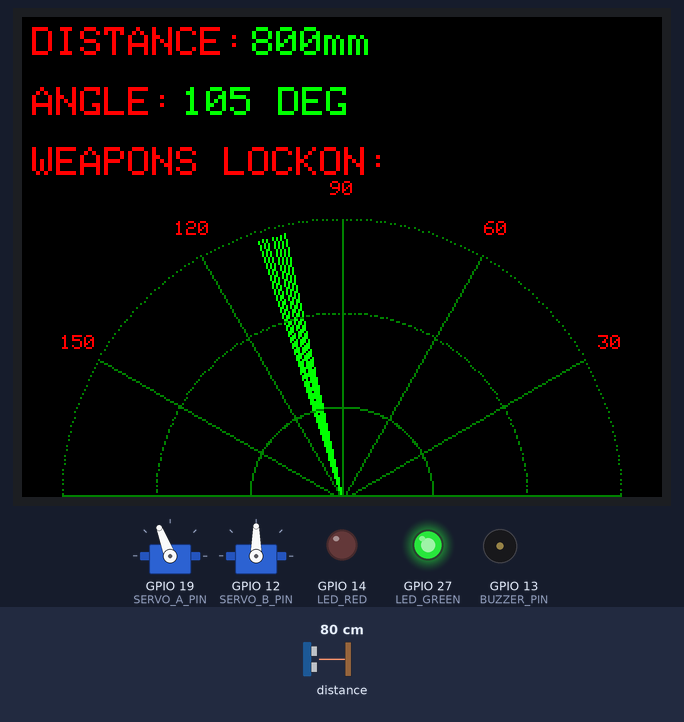
A sketch run on a simulated ESP32. On the bench: 320×240 colour display, 2 × servo, output pins drawn as LEDs (lit = HIGH), buzzer (waves = sounding). Dashed ring = blinking. The inputs (shaded band) are chosen by the test bench; at power-on: distance to the obstacle 80 cm.

Above: at 19.9 s.
20.0 s: distance to the obstacle set to 4 cm
At 20.74 s:
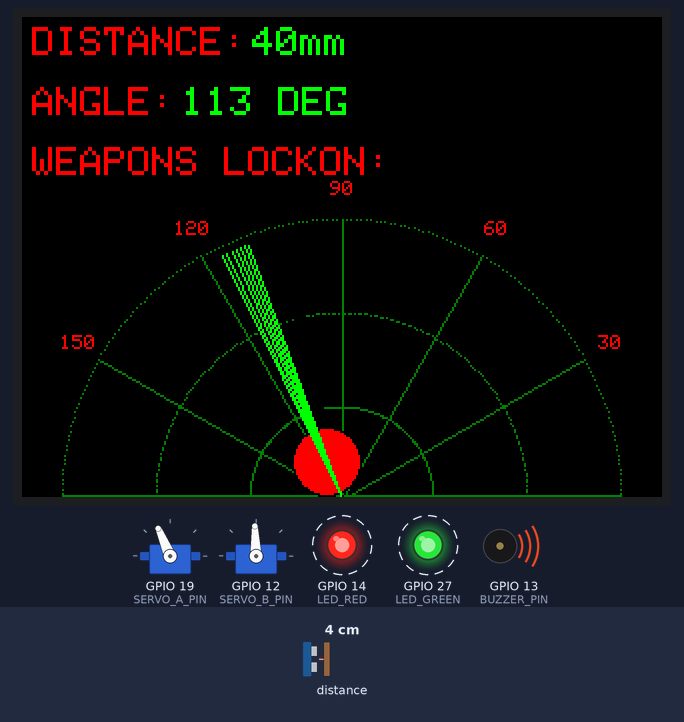
22.7 s: distance to the obstacle set to 9 cm
At 23.12 s:
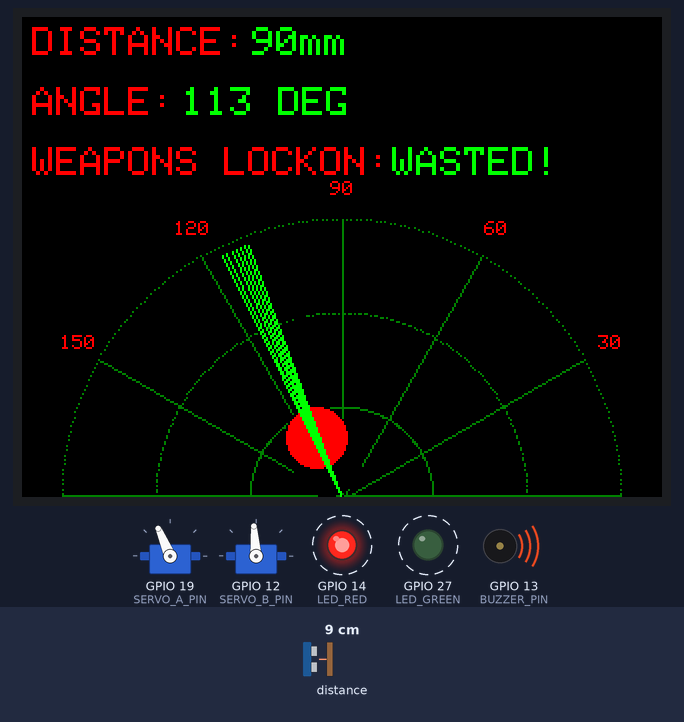
25.7 s: distance to the obstacle set to 60 cm
At 26.81 s:
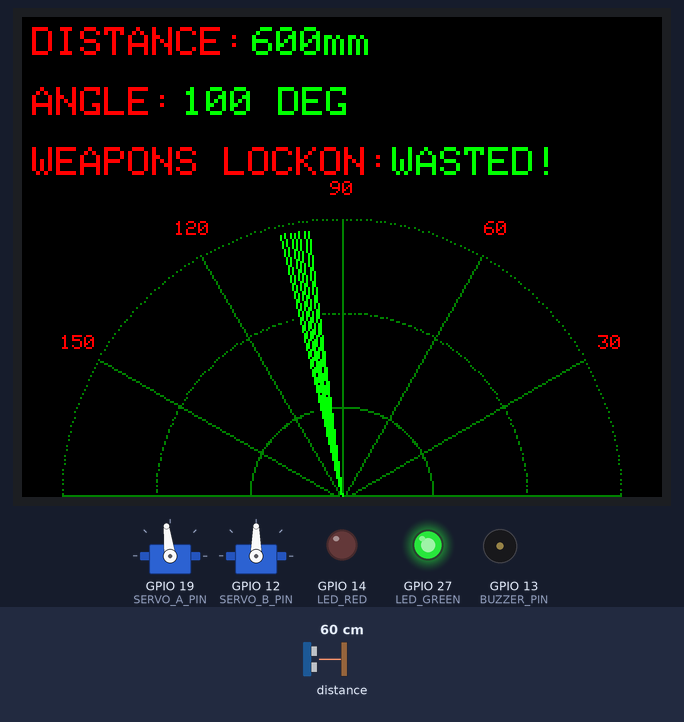
28.7 s: distance to the obstacle set to 18 cm
At 29.46 s:
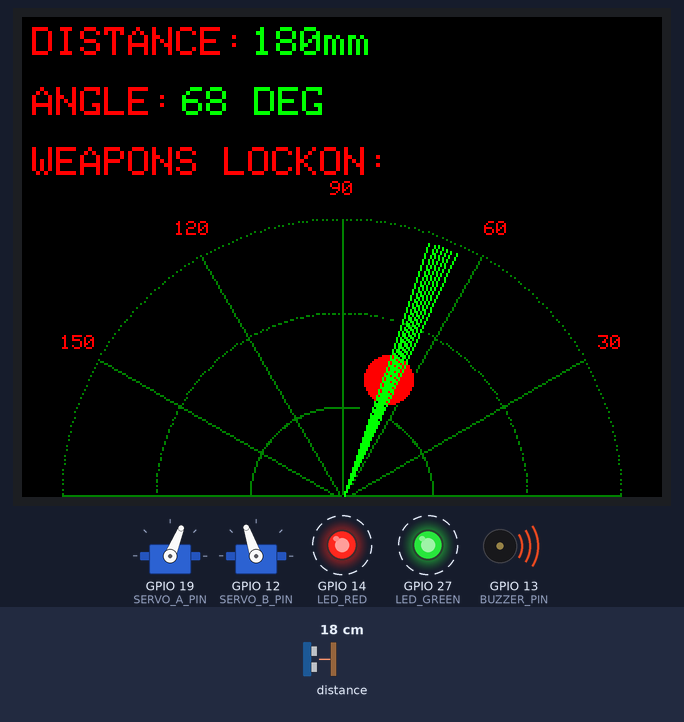
31.7 s: distance to the obstacle set to 35 cm
At 33.45 s:
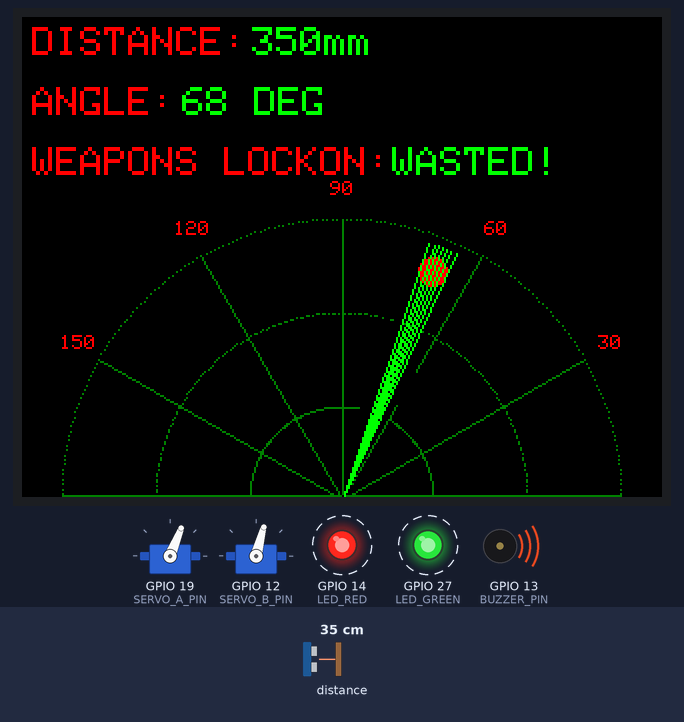
Timing chart, 0 to 35.7 s (numbered marks = the images above; inputs shaded):
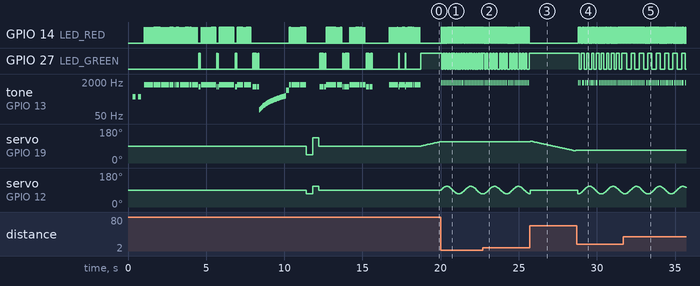

The sketch:

CyberDyne_CIWS.ino
```cpp
#include <SPI.h>
#include <Adafruit_GFX.h>
#include <Adafruit_ST7789.h>
#include <ESP32Servo.h>
#include <Wire.h>
#include <Adafruit_VL53L1X.h>

#define TFT_CS 5
#define TFT_DC 2
#define TFT_RST 4
#define BUZZER_PIN 13
#define BUZZ_CH 0
#define LED_RED 14
#define LED_GREEN 27
#define SERVO_A_PIN 19
#define SERVO_B_PIN 12

Adafruit_ST7789 tft = Adafruit_ST7789(TFT_CS, TFT_DC, TFT_RST);
Servo servoA, servoB;
Adafruit_VL53L1X vl53;

int cx = 160, cy = 241, maxR = 140;
int currentAngle = 90, lastAngle = 90;
int vertAngle = 90;
bool sweepingForward = true;
bool targetLocked = false;
unsigned long lockStartTime = 0;
const unsigned long LOCK_DURATION = 7000;

uint16_t lastGoodDistance = 0;
int lx = 0, ly = 0, lr = 0;
float vertStep = 0;

uint16_t RADAR_GREEN = 0x0400;
uint16_t BRIGHT_GREEN = 0x07E0;
uint16_t TARGET_RED = 0xF800;

float deg2rad(int d) { return d * 0.0174532925; }
void playTone(int f) { ledcWriteTone(BUZZ_CH, f); }

void beepRed() {
  digitalWrite(LED_RED, HIGH); playTone(1500); delay(20); playTone(0); digitalWrite(LED_RED, LOW);
}

void beepGreen() {
  digitalWrite(LED_GREEN, HIGH); playTone(1200); delay(25); playTone(0); digitalWrite(LED_GREEN, LOW);
}

void flashScreen(int n) {
  for (int i = 0; i < n; i++) {
    tft.fillScreen(TARGET_RED); playTone(400); delay(100);
    tft.fillScreen(0x0000); playTone(0); delay(100);
  }
}

void typeLine(const char* s, int x, int y, uint16_t c) {
  tft.setCursor(x, y); tft.setTextColor(c); tft.setTextSize(2);
  for (int i = 0; s[i]; i++) {
    tft.print(s[i]);
    if (s[i] != ' ') (c == TARGET_RED) ? beepRed() : beepGreen();
    delay(45);
  }
}

void printWord(const char* w) {
  tft.setTextColor(BRIGHT_GREEN);
  for (int i = 0; w[i]; i++) {
    tft.print(w[i]);
    if (w[i] != ' ') beepGreen();
    delay(45);
  }
}

void clearWithBeams() {
  for (int y = 0; y < 120; y += 2) {
    tft.fillRect(0, y, 320, 3, TARGET_RED);
    tft.fillRect(0, 240 - y - 3, 320, 3, TARGET_RED);
    if (y % 4 == 0) playTone(100 + (y * 3));
    delay(25);
    tft.fillRect(0, y, 320, 3, 0x0000);
    tft.fillRect(0, 240 - y - 3, 320, 3, 0x0000);
  }
  playTone(800); delay(200); playTone(0);
}

void drawRadarGUI() {
  int rings[] = {maxR, maxR * 2 / 3, maxR / 3};
  for (int i = 0; i < 3; i++) {
    for (int a = 0; a <= 180; a++) {
      float r = deg2rad(a);
      tft.drawPixel(cx + cos(r) * rings[i], cy - sin(r) * rings[i], RADAR_GREEN);
    }
  }
  tft.fillRect(cx - maxR, cy - 2, maxR * 2, 3, RADAR_GREEN);
  int b[] = {30, 60, 90, 120, 150};
  for (int i = 0; i < 5; i++) {
    float r = deg2rad(b[i]);
    int xE = cx + cos(r) * maxR;
    int yE = cy - sin(r) * maxR;
    tft.drawLine(cx, cy, xE, yE, RADAR_GREEN);
    int tx = cx + cos(r) * (maxR + 15);
    int ty = cy - sin(r) * (maxR + 15);
    tft.setCursor(tx - 6, ty - 4);
    tft.setTextColor(TARGET_RED); tft.setTextSize(1); tft.print(b[i]);
  }
}

void drawFan(int a, uint16_t c) {
  for (float i = -3.5; i <= 3.5; i += 1.0) {
    float r = deg2rad(a + (int)i);
    int x = cx + cos(r) * (maxR - 5);
    int y = cy - sin(r) * (maxR - 5);
    tft.drawLine(cx, cy, x, y, c);
  }
}

void setup() {
  Wire.begin();
  vl53.begin(0x29, &Wire);
  vl53.setTimingBudget(20);
  vl53.startRanging();

  tft.init(240, 320); tft.setRotation(3); tft.fillScreen(0x0000);
  ledcSetup(BUZZ_CH, 2000, 8); ledcAttachPin(BUZZER_PIN, BUZZ_CH);

  ESP32PWM::allocateTimer(3);
  servoA.attach(SERVO_A_PIN, 500, 2400);
  servoB.attach(SERVO_B_PIN, 500, 2400);
  servoA.write(90); servoB.write(90);

  pinMode(LED_RED, OUTPUT); pinMode(LED_GREEN, OUTPUT);

  flashScreen(2);
  typeLine("  CYBERDYNE SYSTEMS", 5, 20, TARGET_RED);
  typeLine("PROJECT: CIWS / REV 2.4", 5, 50, TARGET_RED);
  typeLine("MEMORY CHECK...", 5, 90, TARGET_RED); printWord(" OK");
  typeLine("ARM_FREQ=1500..", 5, 120, TARGET_RED); printWord(" OK");
  typeLine("GPU_FREQ=500...", 5, 150, TARGET_RED); printWord(" OK");
  typeLine("SYSTEM STATUS: ", 5, 190, TARGET_RED); printWord(" ONLINE");

  clearWithBeams();

  // RESTORED INITIALIZE SEQUENCE
  typeLine("INITIALIZE SERVOS", 5, 10, TARGET_RED);
  servoA.write(45); servoB.write(70); delay(400);
  servoA.write(135); servoB.write(110); delay(400);
  servoA.write(90); servoB.write(90); printWord(" ONLINE");

  typeLine("INITIALIZE RADAR", 5, 35, TARGET_RED);
  printWord(" ONLINE");
  drawRadarGUI();

  typeLine("INITIALIZE LAZER", 5, 60, TARGET_RED);
  printWord(" ONLINE");
  drawFan(90, BRIGHT_GREEN);
  delay(1000);

  tft.fillRect(0, 0, 320, 95, 0x0000);
  drawRadarGUI();

  typeLine("DISTANCE:", 5, 5, TARGET_RED);
  while (!vl53.dataReady());
  lastGoodDistance = vl53.distance();
  vl53.clearInterrupt();
  tft.setCursor(115, 5); tft.setTextColor(BRIGHT_GREEN);
  tft.print(lastGoodDistance); tft.print("mm"); beepGreen();

  typeLine("ANGLE:", 5, 35, TARGET_RED);
  tft.setCursor(80, 35); tft.setTextColor(BRIGHT_GREEN);
  tft.print(currentAngle); tft.print(" DEG"); beepGreen();

  typeLine("WEAPONS LOCKON:", 5, 65, TARGET_RED);
  digitalWrite(LED_GREEN, HIGH);
}

void loop() {
  if (vl53.dataReady()) {
    uint16_t n = vl53.distance();
    vl53.clearInterrupt();
    if (n > 30 && n < 4000) lastGoodDistance = n;
  }

  uint16_t dist = lastGoodDistance;
  if (lr > 0) {
    tft.fillCircle(lx, ly, lr + 1, 0x0000);
    if (dist > 400) lr = 0;
  }

  tft.setTextSize(2); tft.setTextColor(BRIGHT_GREEN);
  tft.fillRect(115, 5, 100, 20, 0x0000);
  tft.setCursor(115, 5); tft.print(dist); tft.print("mm");

  tft.fillRect(80, 35, 100, 20, 0x0000);
  tft.setCursor(80, 35); tft.print(currentAngle); tft.print(" DEG");

  bool near = (dist > 20 && dist <= 400);

  if (near) {
    if (!targetLocked) { targetLocked = true; lockStartTime = millis(); }
    float r = deg2rad(currentAngle);
    int dR = map(constrain(dist, 50, 400), 50, 400, 20, maxR);
    lx = cx + cos(r) * dR; ly = cy - sin(r) * dR;
    lr = map(constrain(dist, 50, 400), 50, 400, 16, 5);
    tft.fillCircle(lx, ly, lr, TARGET_RED);

    int bInt = map(constrain(dist, 50, 400), 50, 400, 80, 300);
    if ((millis() / bInt) % 2 == 0) {
      tft.setCursor(185, 65); tft.setTextColor(BRIGHT_GREEN); tft.print("WASTED!");
      digitalWrite(LED_GREEN, HIGH);
    } else {
      tft.fillRect(185, 65, 135, 20, 0x0000); digitalWrite(LED_GREEN, LOW);
    }

    if ((millis() % 100) < 50) { playTone(1800); digitalWrite(LED_RED, HIGH); }
    else { playTone(0); digitalWrite(LED_RED, LOW); }

    // INCREASED SPEED FOR SERVO B
    vertStep += 0.2;
    servoB.write(90 + sin(vertStep) * 20);

    if (dist > 550 || (millis() - lockStartTime > LOCK_DURATION)) {
      targetLocked = false; tft.fillRect(185, 65, 135, 20, 0x0000);
      digitalWrite(LED_GREEN, LOW); servoB.write(90);
    }
  } else {
    targetLocked = false; playTone(0); digitalWrite(LED_RED, LOW); digitalWrite(LED_GREEN, HIGH);
    servoB.write(90);

    if (sweepingForward) { if (++currentAngle >= 115) sweepingForward = false; }
    else { if (--currentAngle <= 65) sweepingForward = true; }

    servoA.write(currentAngle);
    delay(10);

    if (millis() % 500 < 50) tft.fillRect(185, 65, 135, 20, 0x0000);
  }

  drawFan(lastAngle, 0x0000);
  drawFan(currentAngle, BRIGHT_GREEN);
  if (currentAngle % 15 == 0) drawRadarGUI();
  lastAngle = currentAngle;
}
```

Measured:
- after the input at 20.0 s, GPIO 14 (LED_RED): alternates HIGH for 0.05 s and LOW for 0.05 s, starting at once; GPIO 27 (LED_GREEN): alternates HIGH for 0.10 s and LOW for 0.10 s, starting after 0.09 s
- after the input at 22.7 s, the display: changes after 0.26 s (image 2)
- after the input at 25.7 s, GPIO 14 (LED_RED): stops changing and stays LOW; GPIO 27 (LED_GREEN): stops changing and stays HIGH; tone on GPIO 13 (BUZZER_PIN): stops changing and stays silent; the display: first changes after 0.29 s (image 3 shows a later state)
- after the input at 28.7 s, GPIO 14 (LED_RED): alternates HIGH for 0.05 s and LOW for 0.05 s, starting after 0.11 s; GPIO 27 (LED_GREEN): alternates HIGH for 0.17 s and LOW for 0.14 s, starting after 0.15 s
- after the input at 31.7 s, GPIO 27 (LED_GREEN): alternates HIGH for 0.28 s and LOW for 0.29 s, starting after 0.21 s; the display: first changes after 0.27 s (image 5 shows a later state)
